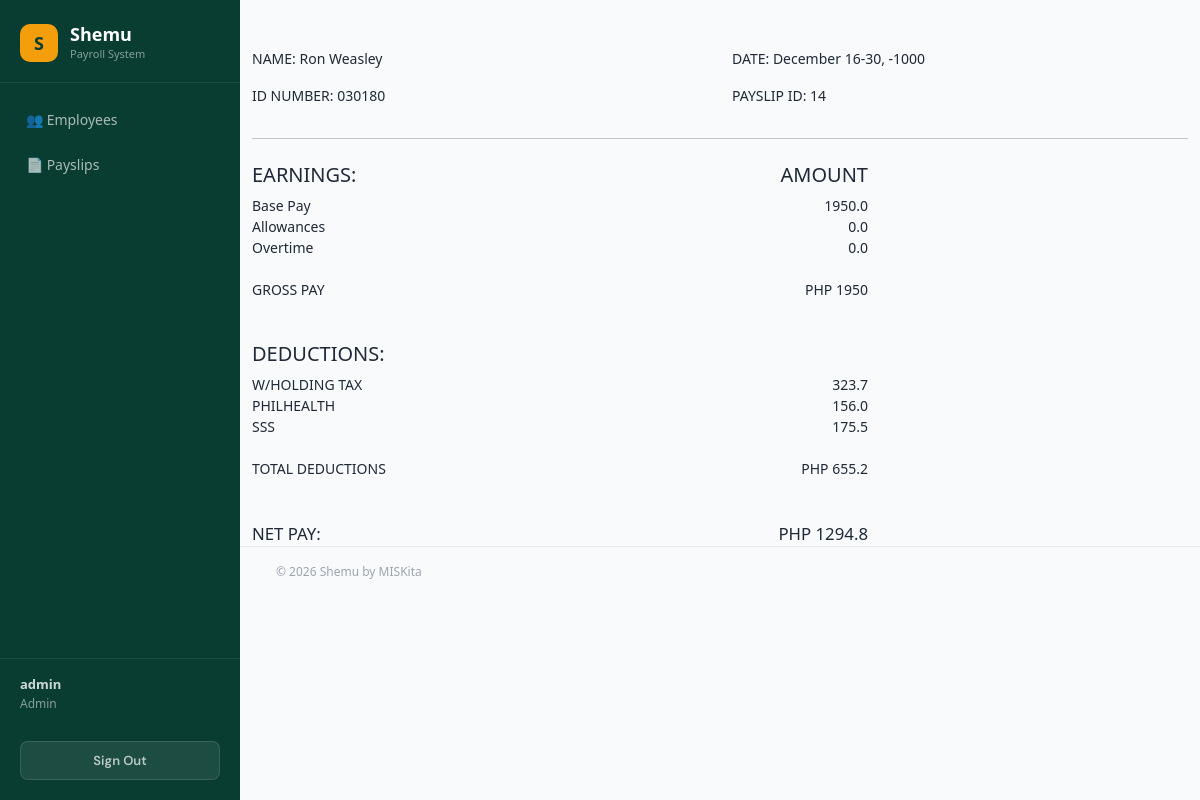
The app's page /payslips/14/ (signed in) with its own data.
### payroll_app/models.py (models this page shows, shortened)
class Payslip(models.Model):
    id_number          = models.ForeignKey(Employee, to_field="id_number",
                                           on_delete=models.CASCADE,
                                           related_name="payslips")
    month              = models.CharField(max_length=50)
    date_range         = models.CharField(max_length=100)
    year               = models.CharField(max_length=10)
    pay_cycle          = models.IntegerField()
    rate               = models.FloatField()
    earnings_allowance = models.FloatField()
    deductions_tax     = models.FloatField()
    deductions_health  = models.FloatField()  # Philhealth (Cycle 2) or 0
    pag_ibig           = models.FloatField()  # Cycle 1 only
    sss                = models.FloatField()  # Cycle 2 only
    overtime           = models.FloatField()
    total_pay          = models.FloatField()
    def getCycleRate(self):
        return self.rate / 2
    def get_total_deductions(self):
        gross_pay = self.getCycleRate() + self.earnings_allowance + self.overtime
        return gross_pay - self.total_pay

class Employee(models.Model):
    name         = models.CharField(max_length=200)
    id_number    = models.CharField(max_length=100, unique=True)
    rate         = models.FloatField()
    overtime_pay = models.FloatField(null=True, blank=True)
    allowance    = models.FloatField(null=True, blank=True)

### payroll_app/views.py (the view)
# urls.py: path("payslips/<int:pk>/", views.view_payslips, name="view_payslips"),
@login_required
def view_payslips(request, pk):
    payslip = get_object_or_404(Payslip, pk=pk)
    is_admin = _admin_required(request)
    if not is_admin:
        if payslip.id_number.id_number != request.user.username:
            messages.error(request, 'You do not have permission to view that payslip.')
            return redirect('payslip_list')
    return render(request, 'payroll_app/view_payslips.html', {
        'payslip': payslip,
        'is_admin': is_admin,
    })

### payroll_app/views.py (called while the page is built)
def _admin_required(request):
    return request.user.is_superuser or request.user.is_staff

### payroll_app/templates/payroll_app/view_payslips.html (shortened to what this page needs)
{% extends 'payroll_app/base.html' %}
{% block content %}
<div class="container mt-5">
    <div class="row">
        <div class="col-md-6">
            <p>NAME: {{ payslip.id_number.name }}</p>
            <p>ID NUMBER: {{ payslip.id_number.id_number }}</p>
        </div>
        <div class="col-md-6 text-right">
            <p>DATE: {{ payslip.month }} {{ payslip.date_range }}, {{ payslip.year }}</p>
            <p>PAYSLIP ID: {{ payslip.pk }}</p>
        </div>
    </div>
    <hr>
    <div class="row mt-4">
        <div class="col-md-8">
            <div class="d-flex justify-content-between align-items-end mb-2">
                <h5 class="mb-0">EARNINGS:</h5>
                <h5 class="mb-0">AMOUNT</h5>
            </div>
            <div class="d-flex justify-content-between">
                <span>Base Pay</span>
                <span>{{ payslip.getCycleRate }}</span>
            </div>
            <div class="d-flex justify-content-between">
                <span>Allowances</span>
                <span>{{ payslip.earnings_allowance }}</span>
            </div>
            <div class="d-flex justify-content-between">
                <span>Overtime</span>
                <span>{{ payslip.overtime }}</span>
            </div>
            <br>
            <div class="d-flex justify-content-between font-weight-bold">
                <span>GROSS PAY</span>
                <span>PHP {{ payslip.getCycleRate|add:payslip.earnings_allowance|add:payslip.overtime }}</span>
            </div>
            <br><br>
            <h5>DEDUCTIONS:</h5>
            <div class="d-flex justify-content-between">
                <span>W/HOLDING TAX</span>
                <span>{{ payslip.deductions_tax }}</span>
            </div>
            {% if payslip.pay_cycle == 1 %}
                <div class="d-flex justify-content-between">
                    <span>PAG-IBIG</span>
                    <span>{{ payslip.pag_ibig }}</span>
                </div>
            {% elif payslip.pay_cycle == 2 %}
                <div class="d-flex justify-content-between">
                    <span>PHILHEALTH</span>
                    <span>{{ payslip.deductions_health }}</span>
                </div>
                <div class="d-flex justify-content-between">
                    <span>SSS</span>
                    <span>{{ payslip.sss }}</span>
                </div>
            {% endif %}
            <br>
            <div class="d-flex justify-content-between font-weight-bold">
                <span>TOTAL DEDUCTIONS</span>
                <span>PHP {{ payslip.get_total_deductions }}</span>
            </div>
            <br><br>
            <div class="d-flex justify-content-between font-weight-bold" style="font-size: 1.2em;">
                <span>NET PAY:</span>
                <span>PHP {{ payslip.total_pay }}</span>
            </div>
        </div>
    </div>
</div>
{% endblock %}

### payroll_app/templates/payroll_app/base.html (shortened to what this page needs)
{% load static %}
<!DOCTYPE html>
<html lang="en">
<head>
  <link href="https://cdn.jsdelivr.net/npm/bootstrap@5.3.0/dist/css/bootstrap.min.css" rel="stylesheet">
  <link rel="stylesheet" href="{% static 'payroll_app/css/style.css' %}">
</head>
<body>
<div class="layout">
  <aside class="sidebar">
    <div class="sidebar-brand">
      <div class="brand-logo">S</div>
      <div>
        <h1>Shemu</h1>
        <p>Payroll System</p>
      </div>
    </div>
    <nav class="sidebar-nav">
      {% if is_admin %}
      <a href="{% url 'employee_list' %}"
         class="{% if request.resolver_match.url_name == 'employee_list' or request.resolver_match.url_name == 'employee_create' or request.resolver_match.url_name == 'employee_update' %}active{% endif %}">
        👥 Employees
      </a>
      {% endif %}
      <a href="{% url 'payslip_list' %}"
         class="{% if request.resolver_match.url_name == 'payslip_list' or request.resolver_match.url_name == 'payslip_view' %}active{% endif %}">
        📄 Payslips
      </a>
    </nav>
    {% if user.is_authenticated %}
    <div class="sidebar-user">
      <strong>{{ user.username }}</strong>
      {% if is_admin %}Admin{% else %}Employee{% endif %}
    </div>
    {% endif %}
    <form method="post" action="{% url 'logout' %}" class="sidebar-logout">
      <button type="submit">Sign Out</button>
    </form>
  </aside>
  <main class="main">
    <section class="content-body">
      {% block content %}{% endblock %}
    </section>
    <footer class="site-footer">© 2026 Shemu by MISKita</footer>
  </main>
</div>
</body>
</html>

### payroll_app/static/payroll_app/css/style.css (style rules this page uses)
:root { --teal-900: #0a3d32; --teal-800: #0f5c4a; --teal-700: #167a61; --teal-600: #1a9979; --teal-500: #20b891; --teal-100: #d0f0e8; --teal-50: #f0faf6; --amber-500: #f59e0b; --amber-600: #d97706; --amber-400: #fbbf24; --amber-100: #fef3c7; --gray-900: #111827; --gray-800: #1f2937; --gray-600: #4b5563; --gray-400: #9ca3af; --gray-200: #e5e7eb; --gray-100: #f3f4f6; --gray-50: #f9fafb; --danger: #ef4444; --danger-bg: #fee2e2; --shadow: 0 1px 3px rgba(0,0,0,.10), 0 1px 2px rgba(0,0,0,.06); --shadow-md: 0 4px 6px rgba(0,0,0,.07), 0 2px 4px rgba(0,0,0,.05); --radius: 10px; --sidebar-w: 240px; font-family: 'DM Sans', sans-serif; }
*, *::before, *::after { box-sizing: border-box; margin: 0; padding: 0; }
body { background: var(--gray-50); color: var(--gray-800); font-size: 14px; line-height: 1.5; overflow-x: hidden; }
a { text-decoration: none; color: inherit; }
.layout { display: flex; min-height: 100vh; }
.sidebar { width: var(--sidebar-w); background: var(--teal-900); position: fixed; top: 0; left: 0; bottom: 0; display: flex; flex-direction: column; z-index: 100; }
.sidebar-brand { display: flex; align-items: center; gap: 12px; padding: 24px 20px 20px; border-bottom: 1px solid rgba(255,255,255,.08); }
.brand-logo { width: 38px; height: 38px; background: var(--amber-500); border-radius: 10px; display: flex; align-items: center; justify-content: center; font-weight: 700; font-size: 18px; color: var(--teal-900); flex-shrink: 0; }
.sidebar-brand h1 { font-size: 18px; font-weight: 700; color: #fff; margin: 0; }
.sidebar-brand p { font-size: 11px; color: rgba(255,255,255,.5); margin: 0; }
.sidebar-nav { flex: 1; padding: 16px 12px; display: flex; flex-direction: column; gap: 4px; }
.sidebar-nav a { display: flex; align-items: center; gap: 10px; padding: 10px 14px; border-radius: 8px; color: rgba(255,255,255,.65); font-weight: 500; font-size: 14px; transition: background .15s, color .15s; }
.sidebar-user { padding: 16px 20px; border-top: 1px solid rgba(255,255,255,.08); font-size: 12px; color: rgba(255,255,255,.5); }
.sidebar-user strong { display: block; color: rgba(255,255,255,.8); font-size: 13px; }
.sidebar-logout { padding: 12px 20px 20px; }
.sidebar-logout button { width: 100%; padding: 9px; background: rgba(255,255,255,.08); border: 1px solid rgba(255,255,255,.12); border-radius: 8px; color: rgba(255,255,255,.7); font-size: 13px; font-weight: 600; cursor: pointer; transition: background .15s; font-family: 'DM Sans', sans-serif; }
.main { margin-left: var(--sidebar-w); flex: 1; display: flex; flex-direction: column; min-height: 100vh; }
.site-footer { padding: 16px 36px; font-size: 12px; color: var(--gray-400); border-top: 1px solid var(--gray-200); }

### records on screen
Payslip: id_number.name "Ron Weasley", id_number.id_number "030180", month "December", date_range "16-30", year "-1000", pk "14", getCycleRate "1950.0", earnings_allowance "0.0", overtime "0.0", getCycleRate|add "1950", deductions_tax "323.7", deductions_health "156.0", sss "175.5", get_total_deductions "655.2", total_pay "1294.8"

### other values on screen
{{ user.username }} "admin"
